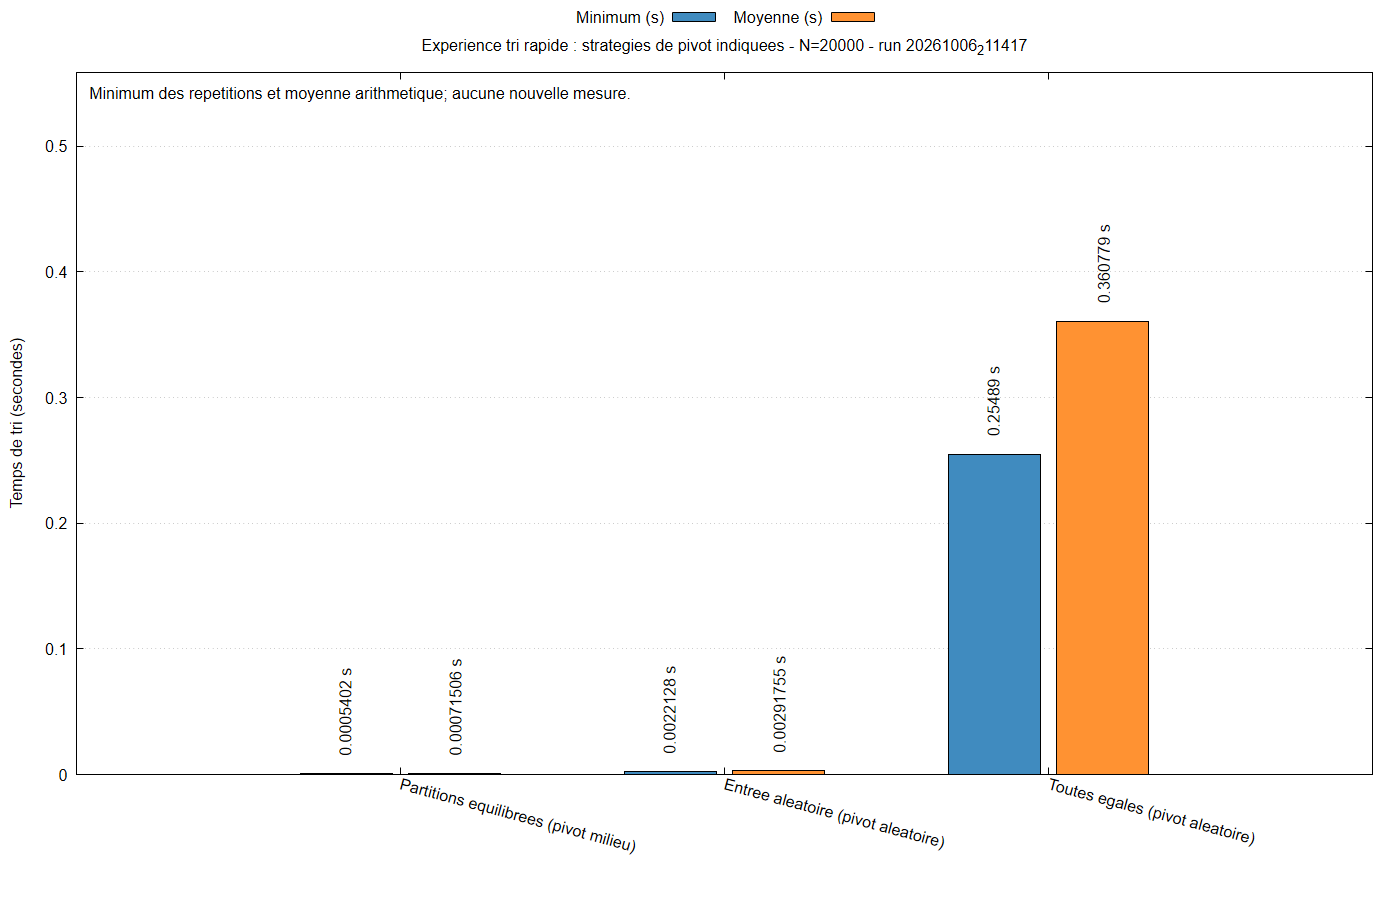

Generate this figure with gnuplot:
set encoding utf8
set terminal pngcairo size 1400,900 font 'Arial,12'
set output 'graphiques/20261006_211417/histogrammes/experience_rapide_20000.png'
set datafile separator ';'
set datafile missing 'non_mesure'
set title 'Experience tri rapide : strategies de pivot indiquees - N=20000 - run 20261006_211417'
set ylabel 'Temps de tri (secondes)'
set style data histograms
set style histogram clustered gap 1
set style fill solid 0.85 border -1
set boxwidth 0.85
set grid ytics
set key outside top center horizontal
set xtics rotate by -15
set bmargin 7
set yrange [0:0.55920725625]
set label 1 'Minimum des repetitions et moyenne arithmetique; aucune nouvelle mesure.' at graph 0.01,0.97 front
plot 'graphiques/20261006_211417/histogrammes/experience_rapide_20000.dat' every ::1 using 2:xticlabels(1) title 'Minimum (s)' lc rgb '#1f77b4', '' every ::1 using 3 title 'Moyenne (s)' lc rgb '#ff7f0e', '' every ::1 using ($0-0.17):2:(sprintf('%.6g s',column(2))) with labels rotate by 90 left offset 0,1 notitle, '' every ::1 using ($0+0.17):3:(sprintf('%.6g s',column(3))) with labels rotate by 90 left offset 0,1 notitle
unset output
